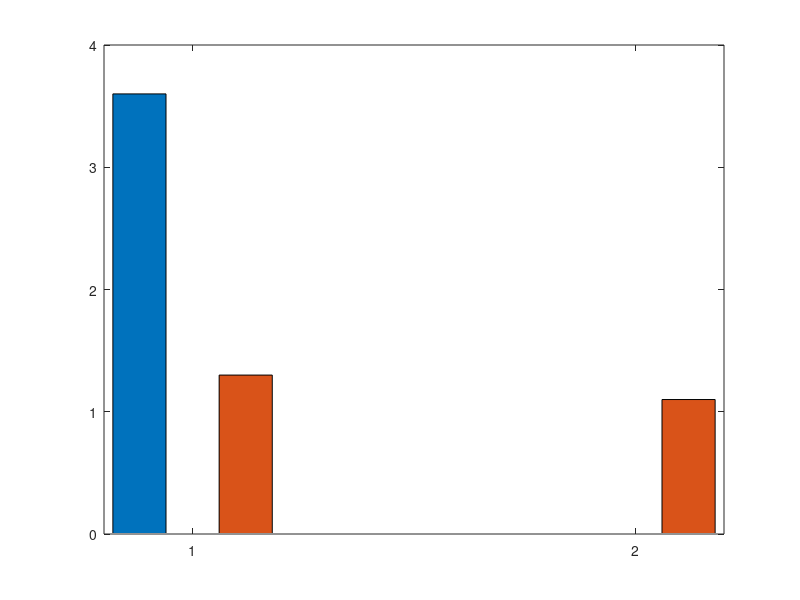

The MATLAB source for this figure: (Note: this script raises an error after producing the figure.)
clc; clear; close all;

%% === 1. 数据准备 ===
% 假设的数据 (单位: mm)
% MLP 只有 Tip 误差
mlp_tip_rmse = 3.6;  % 0.36 cm = 3.6 mm
mlp_shape_rmse = NaN; % MLP 无法做形状重构

% Ours (Net C) 有 Tip 误差 和 全局平均误差
ours_tip_rmse = 1.3; % 假设 Tip 误差略高于平均值
ours_shape_rmse = 1.1; % 0.11 cm = 1.1 mm (全局平均)

%% === 2. 绘图设置 ===
figure('Name', 'Professional Comparison', 'Color', 'w', 'Position', [100, 100, 800, 500]);

% 定义数据布局
y_data = [mlp_tip_rmse, ours_tip_rmse; 0, ours_shape_rmse]; 
% 注意：这里把 MLP 的形状误差设为 0 是为了画图，后面会标记为 N/A

b = bar(y_data, 'BarWidth', 0.6);

% --- 美化配色 ---
b(1).FaceColor = [0.8, 0.2, 0.2]; % MLP: 红色 (代表旧方法/误差大)
b(1).DisplayName = 'Baseline (MLP)';
b(2).FaceColor = [0.2, 0.6, 0.3]; % Ours: 绿色 (代表新方法/误差小)
b(2).DisplayName = 'Ours (Residual Net)';

% --- 坐标轴调整 ---
set(gca, 'XTickLabel', {'Tip Positioning Accuracy', 'Full-Shape Reconstruction'}, ...
    'FontSize', 14, 'FontWeight', 'bold', 'LineWidth', 1.5);
ylabel('RMSE (mm)', 'FontSize', 14);
title('Performance Comparison: Precision & Capability', 'FontSize', 16);
legend('Location', 'northeast', 'FontSize', 12);
grid on;
ylim([0, 4.5]); % 留出顶部空间写字

%% === 3. 关键标注 (点睛之笔) ===

% --- 标注 Tip 提升倍数 ---
% 计算提升: (3.6 - 1.3) / 3.6
x_tip = [0.85, 1.15]; % 柱子中心坐标
y_tip = [3.6, 1.3];
line(x_tip, [3.8, 3.8], 'Color', 'k', 'LineWidth', 1.5); % 横线
text(1, 4.0, '64% Error Reduction', 'HorizontalAlignment', 'center', ...
    'FontSize', 12, 'Color', 'blue', 'FontWeight', 'bold');

% 在柱子上写具体数值
text(0.85, 3.6, '3.6 mm', 'Vert', 'bottom', 'Horiz', 'center', 'FontSize', 12);
text(1.15, 1.3, '1.3 mm', 'Vert', 'bottom', 'Horiz', 'center', 'FontSize', 12);

% --- 标注 Shape N/A (杀手锏) ---
text(1.85, 0.2, 'N/A', 'Vert', 'bottom', 'Horiz', 'center', ...
    'FontSize', 16, 'Color', 'red', 'FontWeight', 'bold', 'Rotation', 0);
text(1.85, 0.8, {'Capability'; 'Gap'}, 'Vert', 'bottom', 'Horiz', 'center', ...
    'FontSize', 10, 'Color', 'gray');

text(2.15, 1.1, '1.1 mm', 'Vert', 'bottom', 'Horiz', 'center', 'FontSize', 12);

% 导出
% exportgraphics(gcf, 'fig_comparison_pro.png', 'Resolution', 300);
